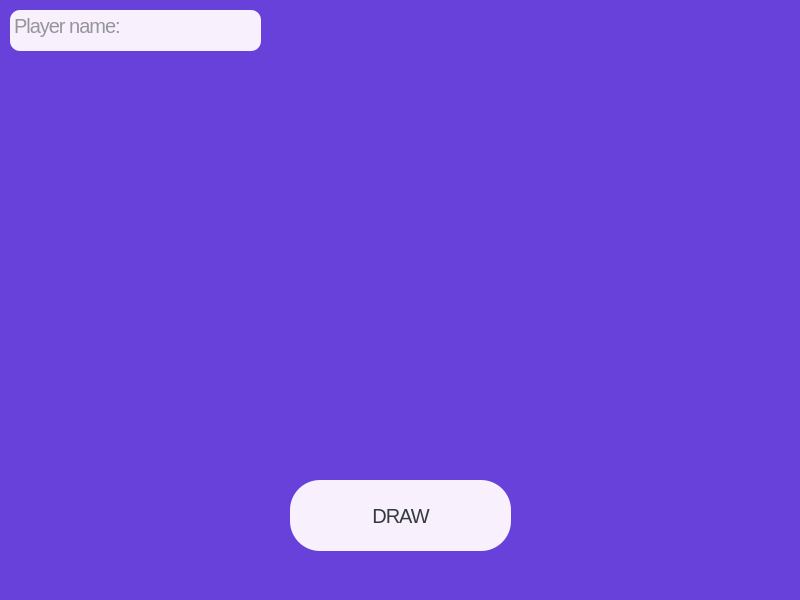
<?xml version="1.0" encoding="UTF-8"?>
<ui version="4.0">
 <class>PreDraw4Window</class>
 <widget class="QMainWindow" name="PreDraw4Window">
  <property name="geometry">
   <rect>
    <x>0</x>
    <y>0</y>
    <width>800</width>
    <height>600</height>
   </rect>
  </property>
  <property name="windowTitle">
   <string>MainWindow</string>
  </property>
  <property name="styleSheet">
   <string notr="true">background-color: #6741d9;</string>
  </property>
  <widget class="QWidget" name="centralwidget">
   <widget class="QPushButton" name="btnDraw">
    <property name="geometry">
     <rect>
      <x>290</x>
      <y>480</y>
      <width>221</width>
      <height>71</height>
     </rect>
    </property>
    <property name="styleSheet">
     <string notr="true">background-color: #f8f0fc;
color: #343a40;
font: 20px;
line-height: 1;
letter-spacing: -1px;
border-radius: 30px;
</string>
    </property>
    <property name="text">
     <string>DRAW</string>
    </property>
   </widget>
   <widget class="QLabel" name="dice2">
    <property name="geometry">
     <rect>
      <x>430</x>
      <y>80</y>
      <width>151</width>
      <height>171</height>
     </rect>
    </property>
    <property name="text">
     <string/>
    </property>
    <property name="pixmap">
     <pixmap resource="resources.qrc">:/cube/res/dice-?.png</pixmap>
    </property>
   </widget>
   <widget class="QLabel" name="dice1">
    <property name="geometry">
     <rect>
      <x>210</x>
      <y>90</y>
      <width>181</width>
      <height>161</height>
     </rect>
    </property>
    <property name="text">
     <string/>
    </property>
    <property name="pixmap">
     <pixmap resource="resources.qrc">:/cube/res/dice-?.png</pixmap>
    </property>
   </widget>
   <widget class="QTextEdit" name="playerName">
    <property name="geometry">
     <rect>
      <x>10</x>
      <y>10</y>
      <width>251</width>
      <height>41</height>
     </rect>
    </property>
    <property name="styleSheet">
     <string notr="true">background-color: #f8f0fc;
color: #343a40;
font: 20px;
line-height: 1;
letter-spacing: -1px;
border-radius: 10px;
</string>
    </property>
    <property name="readOnly">
     <bool>true</bool>
    </property>
    <property name="markdown">
     <string/>
    </property>
    <property name="html">
     <string>&lt;!DOCTYPE HTML PUBLIC &quot;-//W3C//DTD HTML 4.0//EN&quot; &quot;http://www.w3.org/TR/REC-html40/strict.dtd&quot;&gt;
&lt;html&gt;&lt;head&gt;&lt;meta name=&quot;qrichtext&quot; content=&quot;1&quot; /&gt;&lt;meta charset=&quot;utf-8&quot; /&gt;&lt;style type=&quot;text/css&quot;&gt;
p, li { white-space: pre-wrap; }
hr { height: 1px; border-width: 0; }
li.unchecked::marker { content: &quot;\2610&quot;; }
li.checked::marker { content: &quot;\2612&quot;; }
&lt;/style&gt;&lt;/head&gt;&lt;body style=&quot; font-family:'.AppleSystemUIFont'; font-size:20px; font-weight:400; font-style:normal; letter-spacing:-1px;&quot;&gt;
&lt;p style=&quot;-qt-paragraph-type:empty; margin-top:0px; margin-bottom:0px; margin-left:0px; margin-right:0px; -qt-block-indent:0; text-indent:0px;&quot;&gt;&lt;br /&gt;&lt;/p&gt;&lt;/body&gt;&lt;/html&gt;</string>
    </property>
    <property name="placeholderText">
     <string>Player name:  </string>
    </property>
   </widget>
   <widget class="QLabel" name="dice4">
    <property name="geometry">
     <rect>
      <x>430</x>
      <y>260</y>
      <width>151</width>
      <height>171</height>
     </rect>
    </property>
    <property name="text">
     <string/>
    </property>
    <property name="pixmap">
     <pixmap resource="resources.qrc">:/cube/res/dice-?.png</pixmap>
    </property>
   </widget>
   <widget class="QLabel" name="dice3">
    <property name="geometry">
     <rect>
      <x>210</x>
      <y>260</y>
      <width>151</width>
      <height>171</height>
     </rect>
    </property>
    <property name="text">
     <string/>
    </property>
    <property name="pixmap">
     <pixmap resource="resources.qrc">:/cube/res/dice-?.png</pixmap>
    </property>
   </widget>
  </widget>
 </widget>
 <resources>
  <include location="resources.qrc"/>
 </resources>
 <connections/>
</ui>
